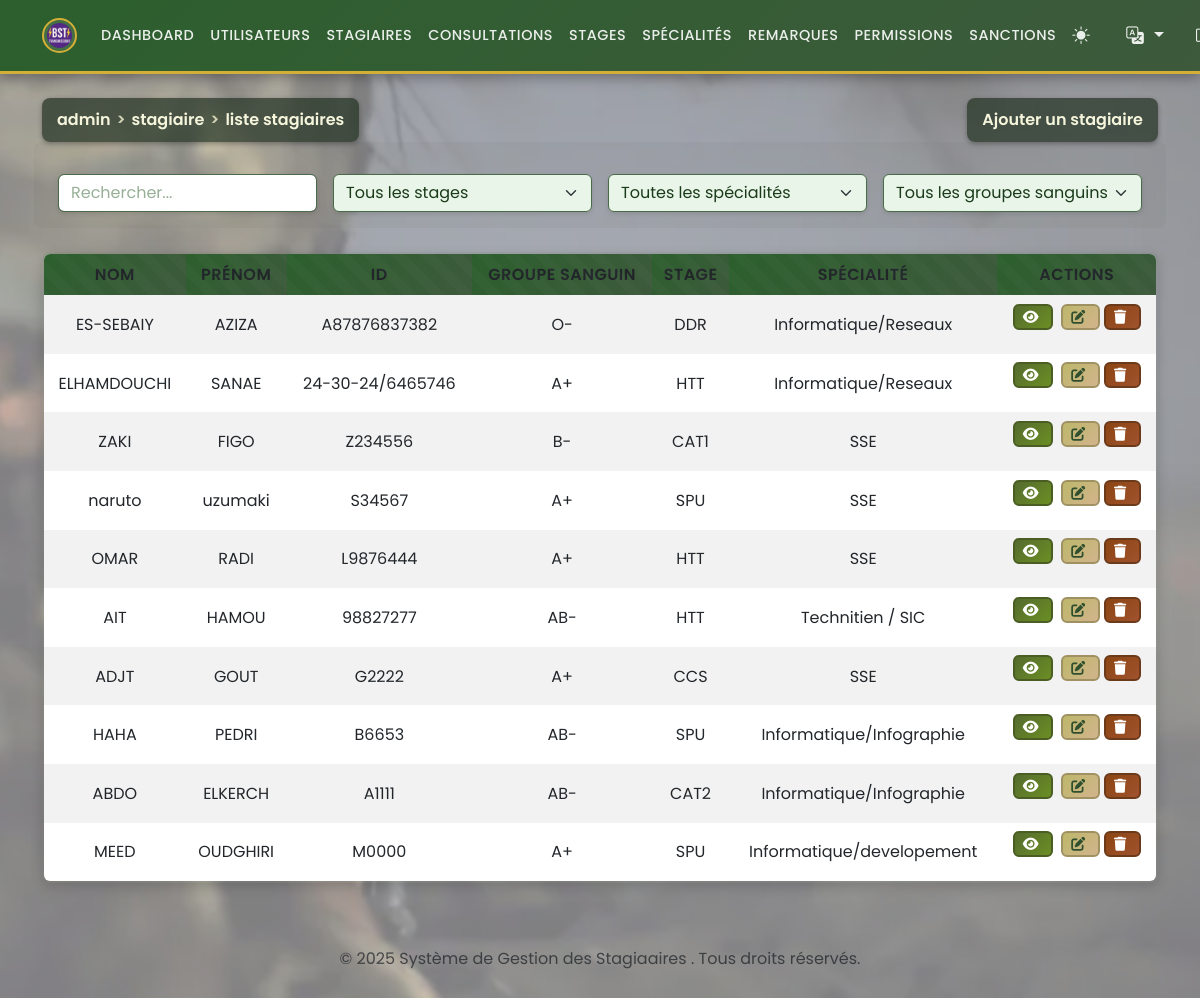
Page /admin/manage_stagiaires.php (signed in) on the committed database.
### tables this page shows
CREATE TABLE `stagiaires` (
  `id` int(11) NOT NULL,
  `matricule` varchar(50) NOT NULL,
  `nom` varchar(100) NOT NULL,
  `prenom` varchar(100) NOT NULL,
  `date_naissance` date DEFAULT NULL,
  `adresse` text DEFAULT NULL,
  `telephone` varchar(20) DEFAULT NULL,
  `email` varchar(100) DEFAULT NULL,
  `groupe_sanguin` enum('A+','A-','B+','B-','AB+','AB-','O+','O-') DEFAULT NULL,
  `photo` varchar(255) DEFAULT NULL,
  `grade` enum('Lieutenant','Sous-Lieutenant','Adjudant Chef','Adjudant','Sergent Chef','Sergent','Caporal Chef','Caporal','2 eme Classe','1er Classe') DEFAULT NULL,
  `date_inscription` date DEFAULT curdate(),
  `id_stage` int(11) NOT NULL,
  `id_specialite` int(11) NOT NULL
);

CREATE TABLE `stages` (
  `id` int(11) NOT NULL,
  `intitule` varchar(150) NOT NULL,
  `date_debut` date DEFAULT NULL,
  `date_fin` date DEFAULT NULL
);

CREATE TABLE `specialites` (
  `id` int(11) NOT NULL,
  `nom_specialite` varchar(150) NOT NULL,
  `description` text DEFAULT NULL
);

### functions.php (called while the page is built, shortened)
<?php
if (isset($_GET['lang'])) {
    $lang = $_GET['lang'];
    $_SESSION['lang'] = $lang;
} elseif (isset($_SESSION['lang'])) {
    $lang = $_SESSION['lang'];
} else {
    $lang = 'fr';
    $_SESSION['lang'] = $lang;
}
$lang_file = __DIR__ . '/lang/' . $lang . '.php';
if (file_exists($lang_file)) {
    $translations = include $lang_file;
} else {
    $translations = include __DIR__ . '/lang/fr.php';
}
?>

### admin/manage_stagiaires.php (the view, shortened to what this page needs)
<?php
require '../functions.php';
$sql = "SELECT s.*, st.intitule AS stage_name, sp.nom_specialite AS specialite_name
        FROM stagiaires s
        JOIN stages st ON s.id_stage = st.id
        JOIN specialites sp ON s.id_specialite = sp.id
        ORDER BY s.id DESC";
$stagiaires = $pdo->query($sql)->fetchAll();
?>
<?php include '../templates/header.php'; ?>
<div class="d-flex justify-content-between align-items-center mb-3">
<div class="breadcrumb-header"><?php echo htmlspecialchars($translations['breadcrumb_admin']); ?> <span>></span> <?php echo htmlspecialchars($translations['breadcrumb_stagiaire']); ?> <span>></span> <?php echo htmlspecialchars($translations['breadcrumb_liste_stagiaires']); ?></div>
<button class="breadcrumb-header" data-bs-toggle="modal"
    data-bs-target="#addStagiaireModal"><?php echo htmlspecialchars($translations['add_trainee'] ?? 'إضافة متدرب'); ?></button>
</div>
<div class="mb-3 row g-3 align-items-center">
    <div class="col">
        <input type="text" id="searchInput" class="form-control"
            placeholder="<?php echo htmlspecialchars($translations['search'] ?? 'ابحث...'); ?>">
    </div>
    <div class="col">
        <select id="filterStage" class="form-select">
            <option value=""><?php echo htmlspecialchars($translations['all_stages'] ?? 'كل الدورات'); ?></option>
        </select>
    </div>
    <div class="col">
        <select id="filterSpecialite" class="form-select">
            <option value=""><?php echo htmlspecialchars($translations['all_specialities'] ?? 'كل التخصصات'); ?>
            </option>
        </select>
    </div>
    <div class="col">
        <select id="filterBloodGroup" class="form-select">
            <option value="">
                <?php echo htmlspecialchars($translations['all_blood_groups'] ?? 'كل المجموعات الدموية'); ?></option>
        </select>
    </div>
</div>
<table class="table table-striped table-responsive" style="border-radius: 0.5rem; overflow: hidden;">
    <thead>
        <tr>
            <th><?php echo htmlspecialchars($translations['last_name'] ?? 'الاسم'); ?></th>
            <th><?php echo htmlspecialchars($translations['first_name'] ?? 'اللقب'); ?></th>
            <th><?php echo htmlspecialchars($translations['id'] ?? 'المعرف'); ?></th>
            <th><?php echo htmlspecialchars($translations['blood_group'] ?? 'المجموعة الدموية'); ?></th>
            <th><?php echo htmlspecialchars($translations['stage'] ?? 'الدورة'); ?></th>
            <th><?php echo htmlspecialchars($translations['speciality'] ?? 'التخصص'); ?></th>
            <th><?php echo htmlspecialchars($translations['actions'] ?? 'إجراءات'); ?></th>
        </tr>
    </thead>
    <tbody id="stagiairesTableBody">
        <?php foreach ($stagiaires as $stagiaire): ?>
            <tr data-stage="<?php echo htmlspecialchars($stagiaire['stage_name']); ?>"
                data-specialite="<?php echo htmlspecialchars($stagiaire['specialite_name']); ?>"
                data-bloodgroup="<?php echo $stagiaire['groupe_sanguin']; ?>"
                id="stagiaireRow<?php echo $stagiaire['id']; ?>">
                <td><?php echo htmlspecialchars($stagiaire['nom']); ?></td>
                <td><?php echo htmlspecialchars($stagiaire['prenom']); ?></td>
                <td><?php echo $stagiaire['matricule']; ?></td>
                <td><?php echo $stagiaire['groupe_sanguin']; ?></td>
                <td><?php echo htmlspecialchars($stagiaire['stage_name']); ?></td>
                <td><?php echo htmlspecialchars($stagiaire['specialite_name']); ?></td>
                <td class="text-center">
                    <a href="profile_stagiaire.php?id=<?php echo $stagiaire['id']; ?>"
                        class="btn btn-sm btn-info me-1"><i class="fas fa-eye"></i></a>
                    <button class="btn btn-sm btn-warning" data-bs-toggle="modal"
                        data-bs-target="#editStagiaireModal<?php echo $stagiaire['id']; ?>"><i class="fas fa-edit"></i></button>
                    <form method="post" action="../actions/delete_stagiaire.php" style="display:inline-block;"
                        onsubmit="return confirm('<?php echo htmlspecialchars($translations['confirm_delete_trainee']); ?>');">
                        <button type="submit"
                            class="btn btn-sm btn-danger"><i class="fas fa-trash"></i></button>
                    </form>
                </td>
            </tr>
        <?php endforeach; ?>
    </tbody>
</table>
<?php include '../templates/footer.php'; ?>

### rows in the picture
stagiaires: nom "ES-SEBAIY", prenom "AZIZA", matricule "A87876837382", groupe_sanguin "O-", id_stage.intitule "DDR", id_specialite.nom_specialite "Informatique/Reseaux"
stagiaires: nom "ELHAMDOUCHI", prenom "SANAE", matricule "24-30-24/6465746", groupe_sanguin "A+", id_stage.intitule "HTT", id_specialite.nom_specialite "Informatique/Reseaux"
stagiaires: nom "ZAKI", prenom "FIGO", matricule "Z234556", groupe_sanguin "B-", id_stage.intitule "CAT1", id_specialite.nom_specialite "SSE"
stagiaires: nom "naruto", prenom "uzumaki", matricule "S34567", groupe_sanguin "A+", id_stage.intitule "SPU", id_specialite.nom_specialite "SSE"
stagiaires: nom "OMAR", prenom "RADI", matricule "L9876444", groupe_sanguin "A+", id_stage.intitule "HTT", id_specialite.nom_specialite "SSE"
stagiaires: nom "AIT", prenom "HAMOU", matricule "98827277", groupe_sanguin "AB-", id_stage.intitule "HTT", id_specialite.nom_specialite "Technitien / SIC"
stagiaires: nom "ADJT", prenom "GOUT", matricule "G2222", groupe_sanguin "A+", id_stage.intitule "CCS", id_specialite.nom_specialite "SSE"
stagiaires: nom "HAHA", prenom "PEDRI", matricule "B6653", groupe_sanguin "AB-", id_stage.intitule "SPU", id_specialite.nom_specialite "Informatique/Infographie"
stagiaires: nom "ABDO", prenom "ELKERCH", matricule "A1111", groupe_sanguin "AB-", id_stage.intitule "CAT2", id_specialite.nom_specialite "Informatique/Infographie"
stagiaires: nom "MEED", prenom "OUDGHIRI", matricule "M0000", groupe_sanguin "A+", id_stage.intitule "SPU", id_specialite.nom_specialite "Informatique/developement"

### other values in the picture
$translations['dashboard'] "DASHBOARD"
$translations['users'] "UTILISATEURS"
$translations['trainees'] "STAGIAIRES"
$translations['consultations'] "CONSULTATIONS"
$translations['stages'] "STAGES"
$translations['specialities'] "SPÉCIALITÉS"
$translations['notes'] "REMARQUES"
$translations['permissions'] "PERMISSIONS"
$translations['sanctions'] "SANCTIONS"
$translations['breadcrumb_admin'] "admin"
$translations['breadcrumb_stagiaire'] "stagiaire"
$translations['breadcrumb_liste_stagiaires'] "liste stagiaires"
$translations['add_trainee'] "Ajouter un stagiaire"
$translations['last_name'] "NOM"
$translations['first_name'] "PRÉNOM"
